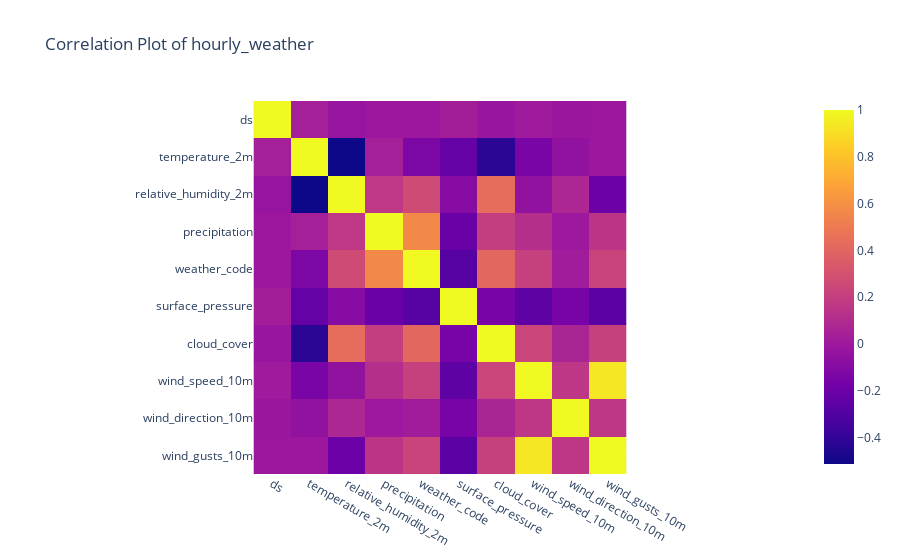

This figure's notebook cell:
### Code cell
px.imshow(hourly_weather.corr(), title="Correlation Plot of hourly_weather")

### Figure 1 — Plotly figure (JSON) as saved in the notebook; plotly's stock layout.template omitted (floating-point values rounded to 4 significant figures)
{"data": [{"coloraxis": "coloraxis", "hovertemplate": "x: %{x}<br>y: %{y}<br>color: %{z}<extra></extra>", "name": "0", "type": "heatmap", "x": ["ds", "temperature_2m", "relative_humidity_2m", "precipitation", "weather_code", "surface_pressure", "cloud_cover", "wind_speed_10m", "wind_direction_10m", "wind_gusts_10m"], "xaxis": "x", "y": ["ds", "temperature_2m", "relative_humidity_2m", "precipitation", "weather_code", "surface_pressure", "cloud_cover", "wind_speed_10m", "wind_direction_10m", "wind_gusts_10m"], "yaxis": "y", "z": [[1, 0.03508, -0.03438, -0.009537, -0.00611, 0.02521, -0.02692, 0.006509, -0.01691, -0.007167], [0.03508, 1, -0.5126, 0.0349, -0.1317, -0.2299, -0.4238, -0.1444, -0.04797, -0.008016], [-0.03438, -0.5126, 1, 0.1674, 0.2661, -0.09606, 0.4366, -0.04985, 0.0763, -0.1984], [-0.009537, 0.0349, 0.1674, 1, 0.5665, -0.2133, 0.1981, 0.1164, -0.00566, 0.1497], [-0.00611, -0.1317, 0.2661, 0.5665, 1, -0.2808, 0.41, 0.2108, 0.01791, 0.2261], [0.02521, -0.2299, -0.09606, -0.2133, -0.2808, 1, -0.153, -0.2491, -0.152, -0.2681], [-0.02692, -0.4238, 0.4366, 0.1981, 0.41, -0.153, 1, 0.2351, 0.0629, 0.2116], [0.006509, -0.1444, -0.04985, 0.1164, 0.2108, -0.2491, 0.2351, 1, 0.1585, 0.9342], [-0.01691, -0.04797, 0.0763, -0.00566, 0.01791, -0.152, 0.0629, 0.1585, 1, 0.1615], [-0.007167, -0.008016, -0.1984, 0.1497, 0.2261, -0.2681, 0.2116, 0.9342, 0.1615, 1]]}], "layout": {"coloraxis": {"colorscale": [[0, "#0d0887"], [0.1111, "#46039f"], [0.2222, "#7201a8"], [0.3333, "#9c179e"], [0.4444, "#bd3786"], [0.5556, "#d8576b"], [0.6667, "#ed7953"], [0.7778, "#fb9f3a"], [0.8889, "#fdca26"], [1, "#f0f921"]]}, "title": {"text": "Correlation Plot of hourly_weather"}, "xaxis": {"anchor": "y", "constrain": "domain", "domain": [0, 1], "scaleanchor": "y"}, "yaxis": {"anchor": "x", "autorange": "reversed", "constrain": "domain", "domain": [0, 1]}}}
